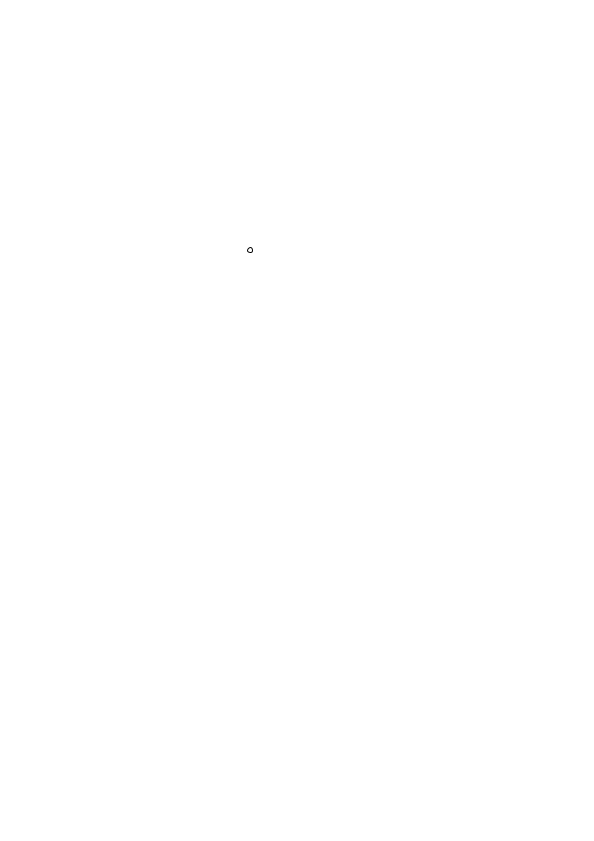
Frame 1 (no input)
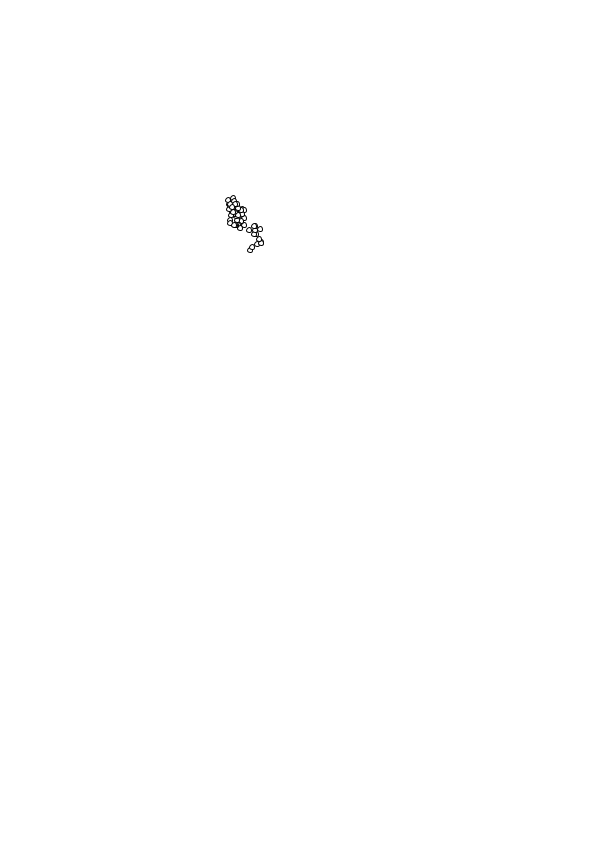
Frame 60 (the mouse pressed at the canvas centre just before this capture)
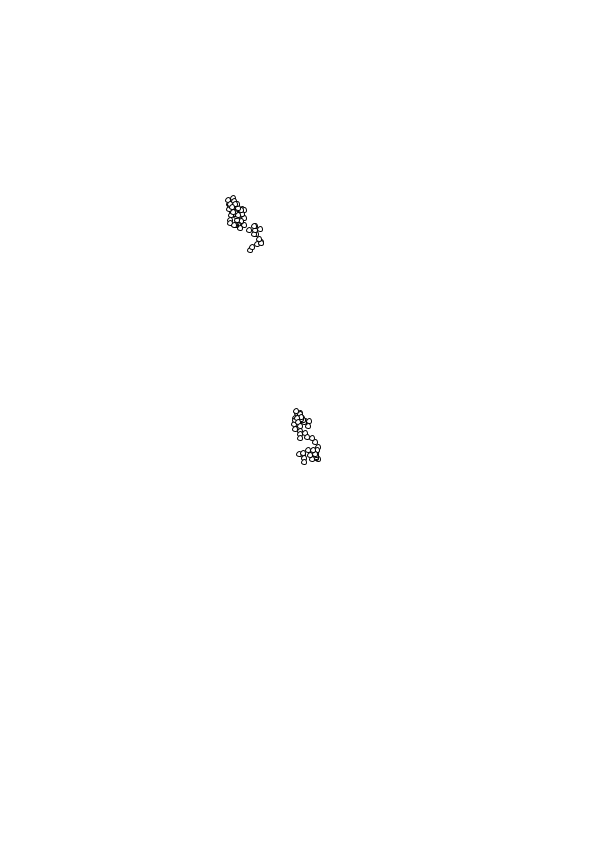
Frame 120 (the mouse held since frame 60 and released just before this capture)

The Processing sketch that drew these frames (run headless with seeded random() and noise(); from frame 60 on, the mouse is pressed at the canvas centre):

// Processing sketch: E05_Increment_Decrement
// ── E05_Increment_Decrement.pde
int myXPosition = 250;
int myYPosition = 250;

void setup() {
  size(594, 841);
  background(255);
}

void draw() {
  fill(255);
  stroke(0);
  ellipse(myXPosition, myYPosition, 5, 5);
  
  myXPosition += random(-5, 6);
  myYPosition += random(-5, 6);
}

void mousePressed() {
  myXPosition = mouseX;
  myYPosition = mouseY;
}
